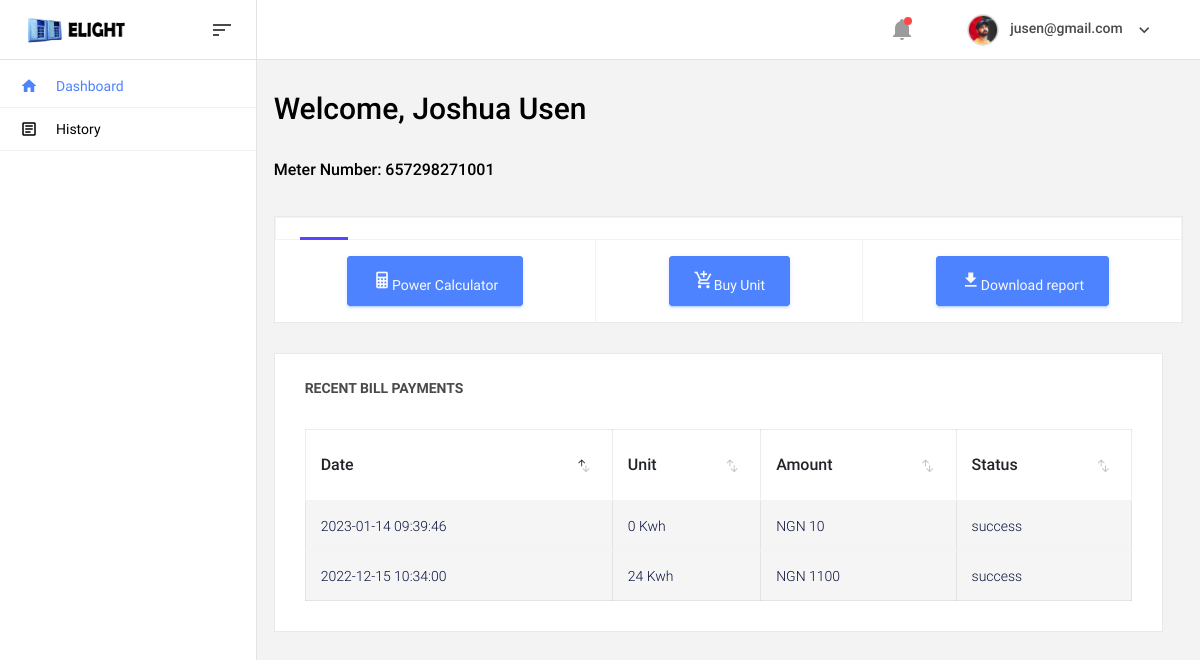
The page /pages/dashboard/home.php (signed in) on the database its author committed.
### tables this page shows
CREATE TABLE `users` (
  `id` int(30) NOT NULL,
  `meter_number` text NOT NULL,
  `first_name` varchar(30) NOT NULL,
  `last_name` text NOT NULL,
  `email` varchar(30) NOT NULL,
  `phone_number` varchar(20) NOT NULL,
  `address` text NOT NULL,
  `password` varchar(20) NOT NULL,
  `verified_user` int(1) NOT NULL DEFAULT 0,
  `date_reg` timestamp NOT NULL DEFAULT current_timestamp()
);

CREATE TABLE `history` (
  `id` int(11) NOT NULL,
  `users_id` int(11) NOT NULL,
  `reference` varchar(20) NOT NULL,
  `activation_code` varchar(20) NOT NULL,
  `meter_no` text NOT NULL,
  `user_email` varchar(30) NOT NULL,
  `unit_purchased` int(10) NOT NULL,
  `charge` float NOT NULL,
  `unit_amount` float NOT NULL,
  `date_purchased` timestamp NOT NULL DEFAULT current_timestamp(),
  `status` text NOT NULL,
  `year` year(4) NOT NULL,
  `month` text NOT NULL
);

### pages/dashboard/home.php (the view, shortened to what this page needs)
<?php
    include "../ebills/connect.php";
    if (isset($_SESSION['loggedIn_user_id'])) {
        $id = $_SESSION['loggedIn_user_id'];
		$email = $_SESSION['loggedIn_user_email'];
        $sql1 = "SELECT * FROM users WHERE id=".$id;
        $result1 = $conn->query($sql1);
        $row1 = $result1->fetch_assoc();
        $sql0 = "SELECT * FROM history WHERE users_id ='$id' and user_email='$email' ORDER BY id DESC LIMIT 3";
        $result0 = $conn->query($sql0);
    }
?>
<!DOCTYPE html>
<html lang="en">
<head>
    <link rel="stylesheet" href="../../vendors/mdi/css/materialdesignicons.min.css">
    <link rel="stylesheet" href="../../vendors/base/vendor.bundle.base.css">
    <link rel="stylesheet" href="../../vendors/datatables.net-bs4/dataTables.bootstrap4.css">
    <link rel="stylesheet" href="../../css/style.css">
</head>
<body>
    <div class="container-scroller">
        <nav class="navbar col-lg-12 col-12 p-0 fixed-top d-flex flex-row">
            <div class="navbar-brand-wrapper d-flex justify-content-center">
                <div class="navbar-brand-inner-wrapper d-flex justify-content-between align-items-center w-100">
                    <a class="navbar-brand brand-logo" href="index.html"><img src="../../images/logo1.png"
                            alt="logo" /></a>
                    <button class="navbar-toggler navbar-toggler align-self-center" type="button"
                        data-toggle="minimize">
                        <span class="mdi mdi-sort-variant"></span>
                    </button>
                </div>
            </div>
            <div class="navbar-menu-wrapper d-flex align-items-center justify-content-end">
                <ul class="navbar-nav navbar-nav-right">
                    <li class="nav-item dropdown me-4">
                        <a class="nav-link count-indicator dropdown-toggle d-flex align-items-center justify-content-center notification-dropdown"
                            id="notificationDropdown" href="#" data-bs-toggle="dropdown">
                            <i class="mdi mdi-bell mx-0"></i>
                            <span class="count"></span>
                        </a>
                    </li>
                    <li class="nav-item nav-profile dropdown">
                        <a class="nav-link dropdown-toggle" href="#" data-bs-toggle="dropdown" id="profileDropdown">
                            <img src="../../images/faces/face5.jpg" alt="profile" />
                            <span class="nav-profile-name"> <?php echo $row1["email"] ?></span>
                        </a>
                    </li>
                </ul>
            </div>
        </nav>
        <div class="container-fluid page-body-wrapper">
            <nav class="sidebar sidebar-offcanvas" id="sidebar">
                <ul class="nav">
                    <li class="nav-item" >
                        <a class="nav-link" href="home.php">
                            <i class="mdi mdi-home menu-icon"></i>
                            <span class="menu-title">Dashboard</span>
                        </a>
                    </li>
                    <li class="nav-item">
                        <a class="nav-link" href="history.php">
                            <i class="mdi mdi-file-document-box-outline menu-icon"></i>
                            <span class="menu-title">History</span>
                        </a>
                    </li>
                </ul>
            </nav>
            <div class="main-panel">
                <div class="content-wrapper">
                    <div class="row">
                        <div class="col-md-12 grid-margin">
                            <div class="d-flex justify-content-between flex-wrap">
                                <div class="d-flex align-items-end flex-wrap">
                                    <div class="me-md-3 me-xl-5">
                                        <h2>Welcome, <?php echo $row1["first_name"]." ".$row1["last_name"]  ?> </h2>
                                    </div>
                                </div>
                            </div>
                        </div>
                    </div>
                    <div class="row">
            <div class="col-md-12 grid-margin">
              <div class="d-flex justify-content-between flex-wrap">
                <div class="d-flex align-items-end flex-wrap">
                  <div class="me-md-3 me-xl-5">
                    <h5>Meter Number: <?php echo $row1["meter_number"] ?></h5>
                  </div>
                </div>
              </div>
            </div>
          </div>
                    <div class="row">
                        <div class="col-md-12 grid-margin stretch-card">
                            <div class="card">
                                <div class="card-body dashboard-tabs p-0">
                                    <ul class="nav nav-tabs px-4" role="tablist">
                                        <li class="nav-item">
                                            <a class="nav-link active" id="sales-tab" data-bs-toggle="tab" href="#sales"
                                                role="tab" aria-controls="sales" aria-selected="true"></a>
                                        </li>
                                    </ul>
                                    <div class="tab-content py-0 px-0">
                                       <div class="tab-pane fade show active" id="sales" role="tabpanel"
                                            aria-labelledby="sales-tab">
                                            <div class="d-flex flex-wrap justify-content-xl-between">
                                                <div
                                                    class="d-flex border-md-right flex-grow-1 align-items-center justify-content-center p-3 item">
                                    <button class="btn btn-primary text-light mt-2 mt-xl-0 btn-h" type="button" data-bs-toggle="modal" data-bs-target="#powerCalculator">
                                        <i class="mdi mdi-calculator text-light"></i>Power Calculator</button>
                                                </div>
                                                <div
                                                    class="d-flex border-md-right flex-grow-1 align-items-center justify-content-center p-3 item">
                                  <a href="../bill/payment.php">  <button  class="btn btn-primary text-light mt-2 mt-xl-0 btn-h">
                                        <i class="mdi mdi-cart-plus text-light" ></i>Buy Unit</button></a>
                                                </div>
                                                <div
                                                    class="d-flex border-md-right flex-grow-1 align-items-center justify-content-center p-3 item">
                                                    <button class="btn btn-primary text-light mt-2 mt-xl-0 btn-h" >
                                        <i class="mdi mdi-download text-light"></i>Download report</button>
                                                </div>
                                            </div>
                                        </div>
                                </div>
                            </div>
                        </div>
                    </div>
                  <div class="row">
                        <div class="col-md-12 stretch-card">
                            <div class="card">
                                <div class="card-body">
                                    <p class="card-title">Recent Bill Payments</p>
                                    <div class="table-responsive">
                                        <table id="recent-purchases-listing" class="table">
                                        <?php
            $result = $conn->query($sql0);
            if ($result->num_rows > 0) {?>
                                        <thead>
                                                <tr>
                                                <th>Date</th>
                                                <th>Unit</th>
                                                <th>Amount</th>
                                                <th>Status</th>
                                                </tr>
                                            </thead>
                                            <?php
            while($row = $result->fetch_assoc()) {
                ?>
                                            <tbody>
                                                <tr >
                                                    <td><?php echo $row["date_purchased"]?></td>
                                                     <td><?php echo $row["unit_purchased"]." Kwh"?></td>
                                                     <td><?php echo "NGN ".$row["unit_amount"]?></td>
                                                     <td id="status"><?php
                                                    echo $row["status"]
                                                    ?>
                                                </td>
                                                </tr>
                                             </tbody>
                                    <?php } ?>
                                    </table>
                                    <?php
            } else {  ?>
                <h3 class="text-muted">No Electricity bill payment yet</h3>
            <?php }
            $conn->close(); ?>	</table>
                                    </div>
                                </div>
                            </div>
                        </div>
                    </div>
                </div>
            </div>
        </div>
    </div>
</body>
</html>

### rows shown on the page
users: email "jusen@gmail.com", first_name "Joshua", last_name "Usen", meter_number "657298271001"
history: date_purchased "2023-01-14 09:39:46", unit_purchased "0", unit_amount "10", status "success"
history: date_purchased "2022-12-15 10:34:00", unit_purchased "24", unit_amount "1100", status "success"
